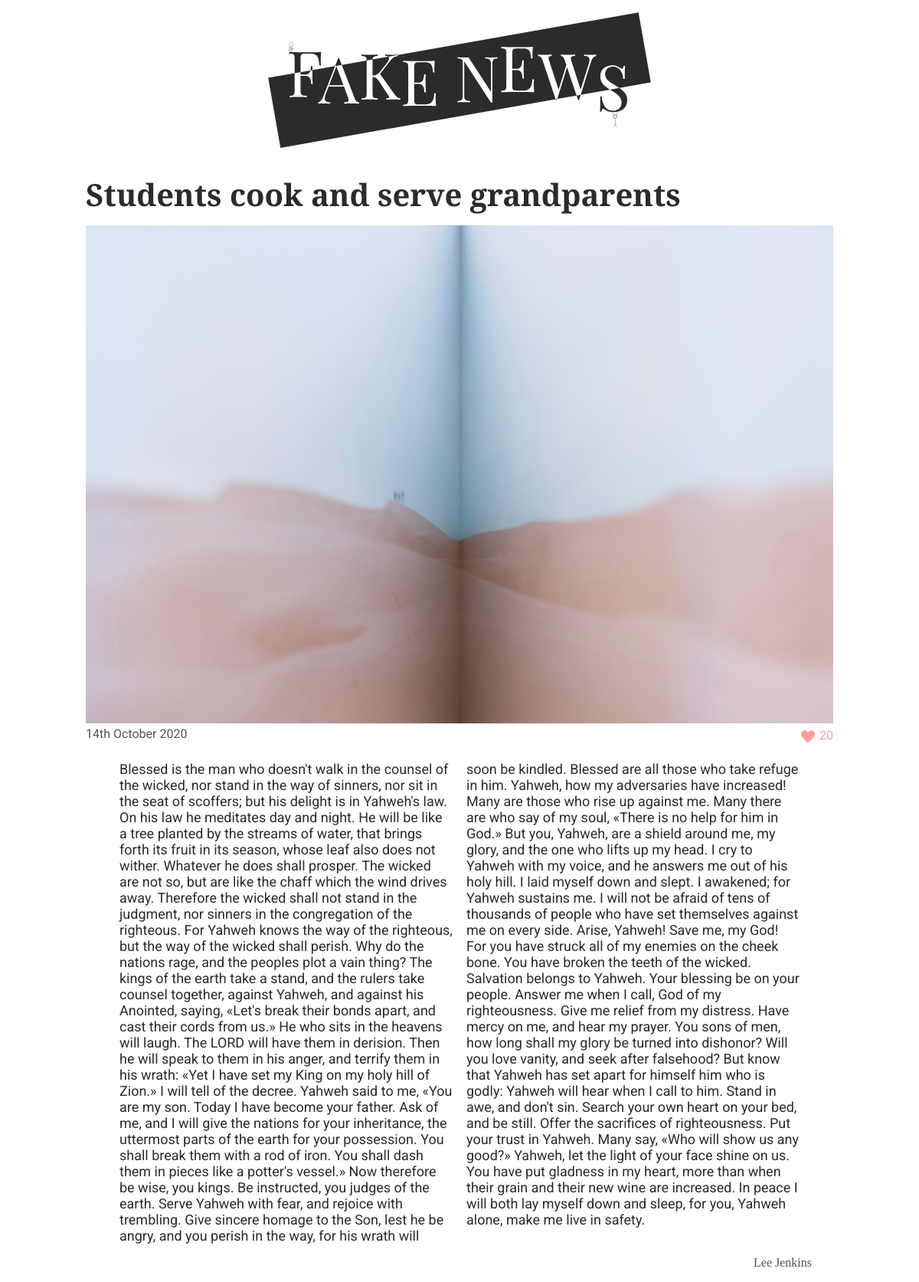
Page /article.php?id=7 on the earlier database version.
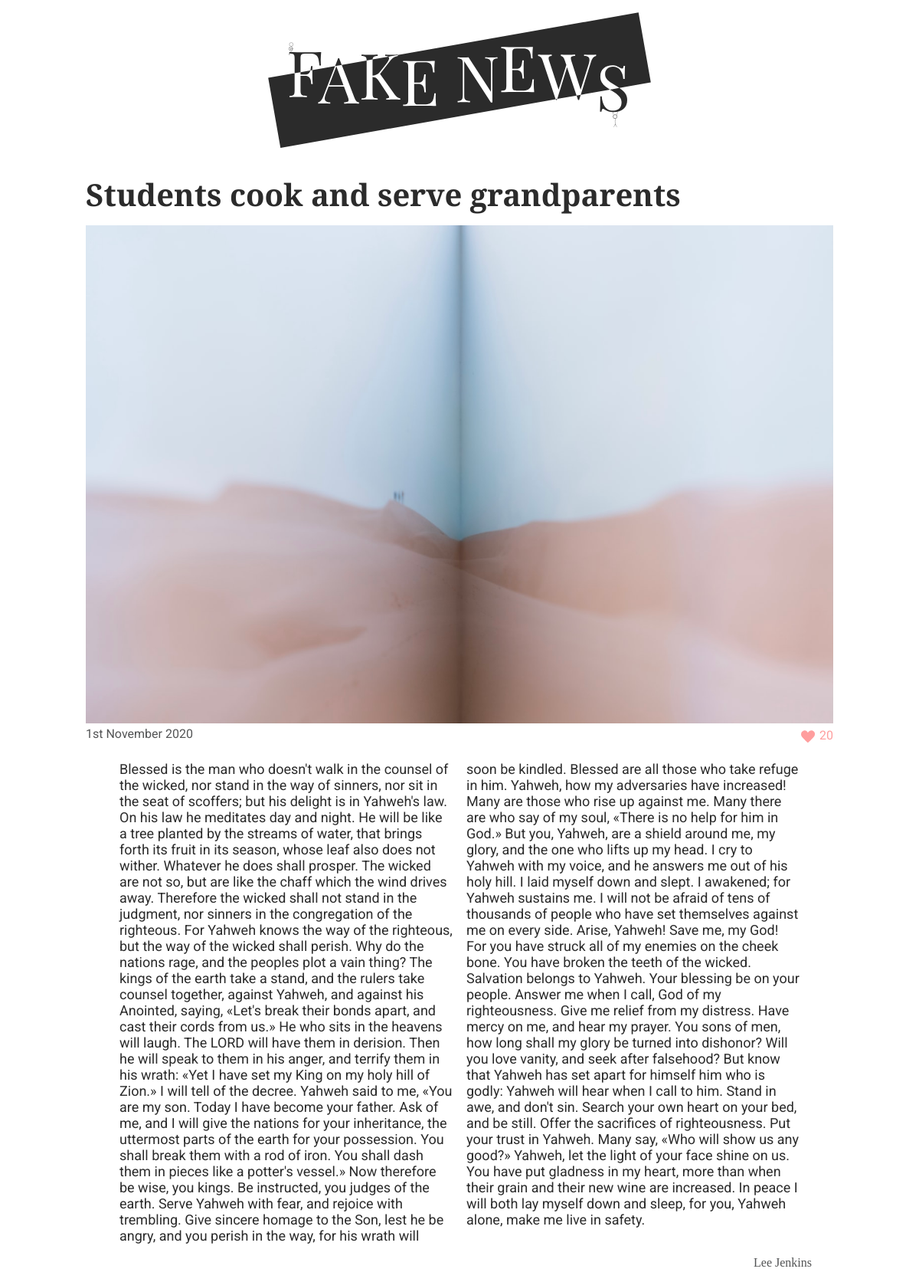
Same page on the later database version.
### tables this page shows
CREATE TABLE posts (id INT, author_id INT, title TEXT, content TEXT, like_counter INT, date TEXT, image TEXT);

### data.php (called while the page is built, shortened)
<?php
$pdo = new PDO('sqlite:./database/fake_news.db');
$stmnt = $pdo->query('SELECT * FROM posts
INNER JOIN users
ON posts.author_id = users.user_id
ORDER BY date DESC');
$posts = $stmnt->fetchAll(PDO::FETCH_ASSOC);

### functions.php (called while the page is built, shortened)
<?php
require __DIR__ . '/data.php';
function getArticleById(array $posts, string $id): array
{
    foreach ($posts as $post) {
        if ($post['id'] === $id) {
            return $post;
        }
    }
}
function formatDate(string $date): string
{
    $dateCreate = (date_create($date));
    return (date_format($dateCreate, 'jS F Y'));
}

### article.php (the view, shortened to what this page needs)
<?php
require __DIR__ . '/data.php';
require __DIR__ . '/functions.php';
require __DIR__ . '/header.php';
$id = $_GET['id'];
$post = getArticleById($posts, $id);
?>
<main class="main-article">
    <h2 class="title-article"><?= $post['title']; ?></h2>
    <div class="img-box">
        <img class="img-article" src="./img/<?= $post['image']; ?>" alt="article-image"></div>
    <span class="like-span">
        <p class="date"><?= formatDate($post['date']); ?></p>
        <form method="post">
            <input type="submit" name="like" class="like-btn" value="" />
            <label for="like" class="like-text"><?= $post['like_counter']; ?></label>
        </form>
    </span>
    <article class="main-article">
        <p class="content"> <?= $post['content']; ?></p>
        <span class="author-span">
            <p class="author-special"> <?= $post['name']; ?></p>
        </span>
    </article>
</main>
</body>
</html>

Differences in the rows shown:
changed posts "Students cook and serve grandparents": date "14th October 2020" → "1st November 2020"
